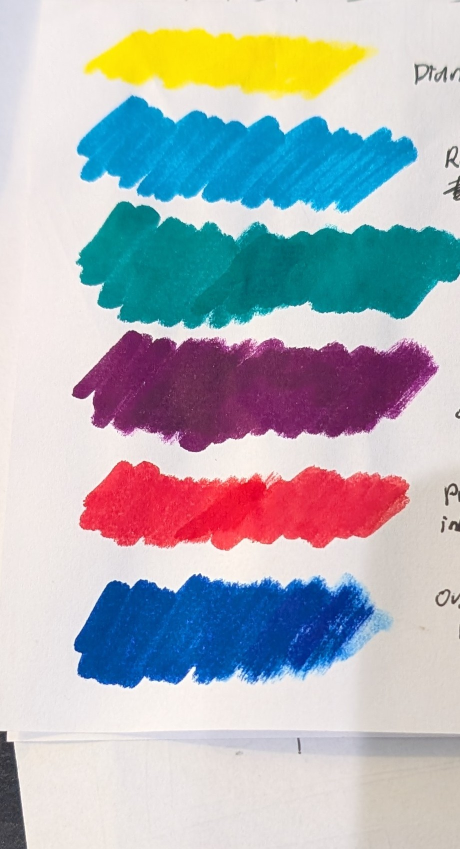
#> input picture PXL_20250102_1608461062.jpg, 920 x 1697 px (shown at 1/2 size)
$ python main.py PXL_20250102_1608461062.jpg
#> lines starting #> are read from the running program, lines starting #| are printed output that depends on the picture
#> further down, image is the input picture: shape (1697, 920, 3); mean B, G, R 184.8, 178.5, 174.3
#> the answer given: 3
import cv2
import mixbox
import matplotlib.pyplot as plt
from matplotlib.widgets import Slider, CheckButtons
import numpy as np
import sys


def resize_to_fit_screen(image, max_width=1000, max_height=1000):
    """
    Resizes the image to fit within the specified dimensions while maintaining aspect ratio.
    """
#> called with max_width = 1000, max_height = 1000
    height, width = image.shape[:2]
#> height = 1697; width = 920
    scale = min(max_width / width, max_height / height)
#> scale = 0.589
    if scale < 1:  # Only resize if the image is larger than the max dimensions
        new_width = int(width * scale)
#> new_width = 542
        new_height = int(height * scale)
#> new_height = 999
        resized_image = cv2.resize(image, (new_width, new_height), interpolation=cv2.INTER_AREA)
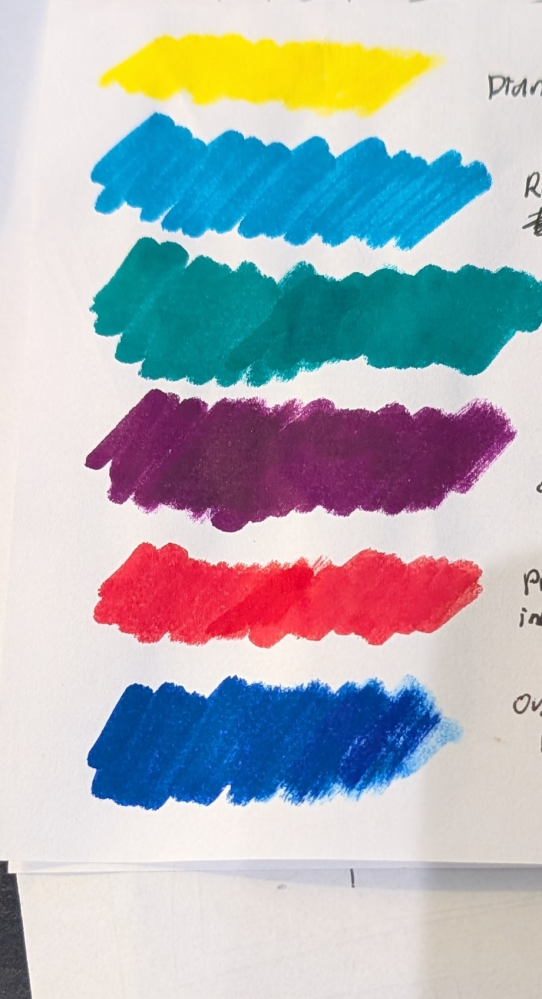
#> resized_image: shape (999, 542, 3); mean B, G, R 184.8, 178.5, 174.3
        return resized_image, scale
    return image, 1  # No resizing needed


def select_roi_and_calculate_average_color(image, prompt):
    # Resize the image to fit the screen
    resized_image, scale = resize_to_fit_screen(image)
#> scale = 0.589

    # Display the image and let the user select the ROI
#> (the run stopped early here; a loop or call above may not have finished)
